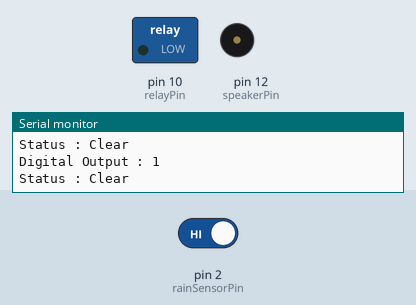
Recording of a sketch running on a simulated Arduino Uno, built with avr-gcc and run on an emulated ATmega328P. On the bench: switched loads named in the sketch (green lamp = pin HIGH), buzzer (waves = sounding), the last lines printed to the serial monitor. Inputs (shaded band) come from the test bench; at power-on: pin 2 (rainSensorPin) HIGH. Pins used as bus, display or sensor lines are not drawn.

Above: at 2.8 s.
2.9 s: pin 2 (rainSensorPin) driven LOW
At 3.8 s:
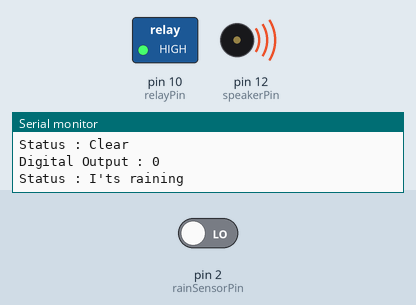
At 6.4 s:
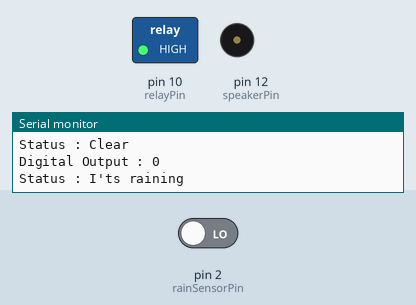
Timing chart, 0 to 12.4 s (numbered marks = the images above; inputs shaded):
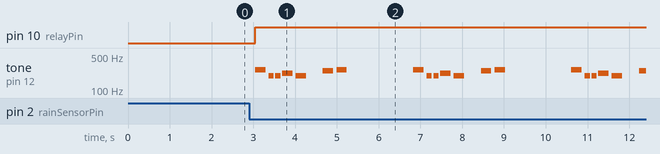

Measured:
- after the input at 2.9 s, pin 10 (relayPin): LOW → HIGH after 0.14 s; tone on pin 12 (speakerPin): silent → 262 Hz after 0.14 s, then repeats every 3.8 s: silent 0.08 s, 2 × (196 Hz 0.13 s, silent 0.04 s), 220 Hz 0.25 s, silent 0.08 s, 196 Hz 0.25 s, silent 0.40 s, 247 Hz 0.25 s, silent 0.08 s, 262 Hz 0.25 s, silent 1.6 s, 262 Hz 0.25 s

The sketch:

Sketch2.ino
```cpp
#include <pitches.h>
#define rainSensorPin 2
#define rainSensorPower 7
const int relayPin = 10;
const int speakerPin = 12;
int rain_melody[] = { NOTE_C4, NOTE_G3, NOTE_G3, NOTE_A3, NOTE_G3,0, NOTE_B3, NOTE_C4};
int rain_noteDurations[] = { 4,8,8,4,4,4,4,4 };
int rainVal;
int logicRead;

void setup()
{
  pinMode(rainSensorPower,OUTPUT);
  pinMode(relayPin, OUTPUT);
  pinMode(speakerPin, OUTPUT);
  digitalWrite(rainSensorPower, LOW);
  Serial.begin(9600);
}

void loop()
{
  rainVal = readSensor();
  Serial.print("Digital Output : ");
  Serial.println(rainVal);

  if (rainVal)
  {
    Serial.println("Status : Clear");
    digitalWrite(relayPin, LOW);
    digitalWrite(speakerPin, LOW);
  }

  else
  {
    logicRead = 0;
    Serial.println("Status : I'ts raining");
    digitalWrite(relayPin, HIGH);
    digitalWrite(speakerPin, HIGH);
    playTune(logicRead);
    delay(500);
    noTone(speakerPin);
  }
  delay(1000);
  Serial.println();
}

int readSensor()
{
  digitalWrite(rainSensorPower, HIGH);
  delay(10);
  int val = digitalRead(rainSensorPin);
  digitalWrite(rainSensorPower, LOW);
  return val;
}

void playTune(int Scan) {

    for(int i = 0; i<8 ; i++)
      {
        int rain_noteDuration = 1000 / rain_noteDurations[i];
        tone(speakerPin, rain_melody[i], rain_noteDuration);
        int rain_pauseBetweenNotes = rain_noteDuration * 1.30;
        delay(rain_pauseBetweenNotes);
        noTone(speakerPin);
      }
}
```
